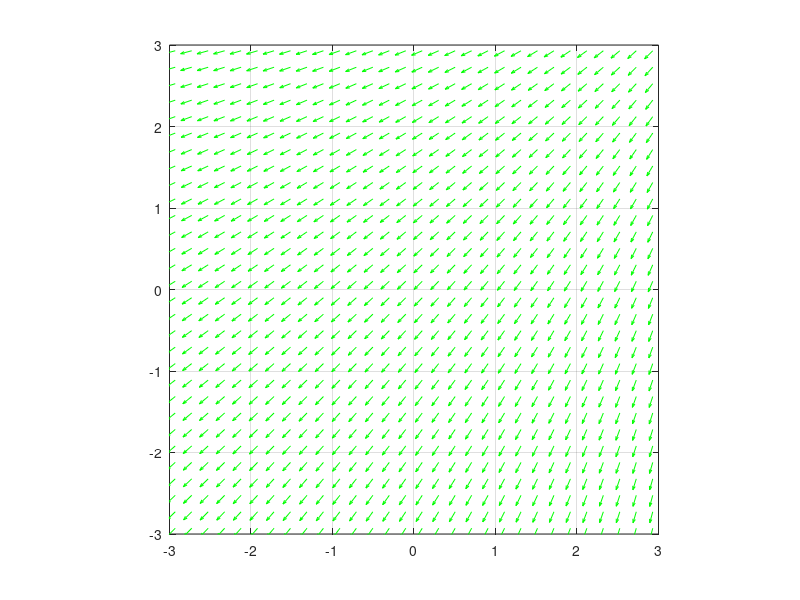

Source code (MATLAB): (Note: this script raises an error after producing the figure.)
%Graficación del campo eléctrico de cargas puntuales.
%Axel Daniel Corona Ibarra (a01425010@tec.mx).
%Axel Espinoza Sebastián (a01425004@tec.mx).
%Emiliano Vivas Rodríguez (a01424732@tec.mx).
%04/04/2022

%E, intensidad del campo eléctrico [N/C)
%K, constante de Coulomb [Nm^2/C^2]. K = 8.987551787e9;
%q, carga puntual en el sistema [C]
%r, distancia desde la carga a un punto [m]
%u, vector unitario

clear;
close all;
clc;
EPS0 = 8.854e-12;
K = 1/(4*pi*EPS0);
size = 0.5;
eX = 0;
eY = 0;
limit = 10;
[meshgridX, meshgridY] = meshgrid(linspace(-limit,limit,limit^2), linspace(-limit,limit,limit^2));
fprintf("Graficación del campo eléctrico de cargas puntuales.\nAxel Daniel Corona Ibarra (a01425010@tec.mx).\nAxel Espinoza Sebastián (a01425004@tec.mx).\nEmiliano Vivas Rodríguez (a01424732@tec.mx).\n\n");
pointCharges = input("Número de cargas puntuales a simular: ");
properties = zeros(pointCharges, 3);
for index = 1:pointCharges
    fprintf("\nCarga número %d (Q%d).\n", index, index);
    properties(index, 1) = input("Valor de la carga [C]: ");
    properties(index, 2) = input("Posicion en eje de abscisa (x) [m]: ");
    properties(index, 3) = input("Posicion en eje de ordenada (y) [m]: ");
    rX = meshgridX - properties(index, 2);
    rY = meshgridY - properties(index, 3);
    r = hypot(rX, rY).^3;
    eX = eX + K .* properties(index, 1) .* rX ./ r;
    eY = eY + K .* properties(index, 1) .* rY ./ r;
end
e = hypot(eX, eY);
figure(1);
set(gcf, "name", "Campo eléctrico de cargas puntuales");
vectors=quiver(meshgridX, meshgridY, eX./e, eY./e, "autoscalefactor", size);
set(vectors,"color", [0 1 0],"linewidth",0.1);
axis([-3 3 -3 3]);
axis equal;
grid on;
legend("off");
box on;
for index = 1:pointCharges
    vectors=rectangle("Position",[properties(index,2)-size/2,properties(index,3)-size/2,size,size],"curvature",[1 1]);
    if properties(index, 1) < 0
        color = [1 0 0];
    elseif properties(index, 1) > 0
        color = [0 0 1];
    else
        color = [0 0 0];
    end
    set(vectors, "Facecolor", color, "Edgecolor", color);
    text(properties(index, 2)-size/20, properties(index, 3), "Q" + num2str(index) + " (" + num2str(properties(index, 1)) + " C).","Color","white","FontSize",10);
end
fprintf("\n\nDiagrama listo.");